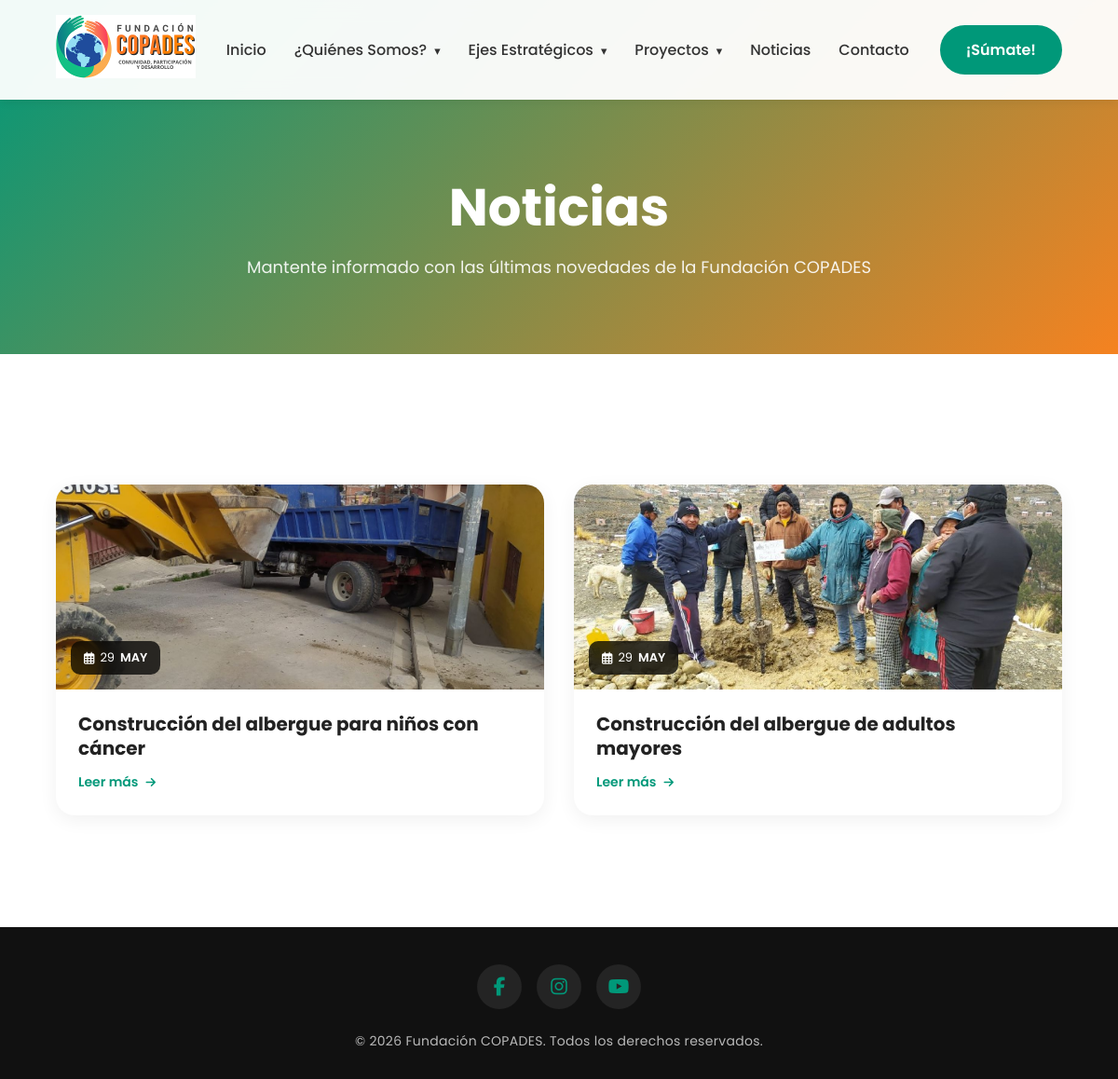
/pages/noticias.php, run on the app's committed database.
### tables this page shows
CREATE TABLE IF NOT EXISTS `noticias` (
  `id` int NOT NULL AUTO_INCREMENT,
  `titulo` varchar(255) NOT NULL,
  `fecha` date NOT NULL,
  `contenido` text NOT NULL,
  `imagen` varchar(255) DEFAULT NULL,
  `created_at` timestamp NULL DEFAULT CURRENT_TIMESTAMP,
  `updated_at` timestamp NULL DEFAULT CURRENT_TIMESTAMP ON UPDATE CURRENT_TIMESTAMP,
  PRIMARY KEY (`id`)
);

### includes/db.php (called while the page is built, shortened)
<?php
class Database {
    private static $instance = null;
    private $conn;
    private function __construct() {
        try {
            $dsn = "mysql:host=" . DB_HOST . ";port=" . DB_PORT . ";dbname=" . DB_NAME . ";charset=utf8mb4";
            $this->conn = new PDO($dsn, DB_USER, DB_PASS, [
                PDO::ATTR_ERRMODE            => PDO::ERRMODE_EXCEPTION,
                PDO::ATTR_DEFAULT_FETCH_MODE => PDO::FETCH_ASSOC,
                PDO::ATTR_EMULATE_PREPARES   => false,
            ]);
        } catch (PDOException $e) {
            error_log('Error de conexión BD: ' . $e->getMessage());
            die('Error de conexión a la base de datos. Por favor, intente más tarde.');
        }
    }
    public static function getInstance() {
        if (self::$instance === null) {
            self::$instance = new self();
        }
        return self::$instance;
    }
    public function query($sql, $params = []) {
        $stmt = $this->conn->prepare($sql);
        $stmt->execute($params);
        return $stmt;
    }
    public function fetchAll($sql, $params = []) {
        return $this->query($sql, $params)->fetchAll();
    }
}

### pages/noticias.php (the view, shortened to what this page needs)
<?php
require_once __DIR__ . '/../includes/db.php';
$db = Database::getInstance();
$noticias = $db->fetchAll("SELECT * FROM noticias ORDER BY fecha DESC, created_at DESC");
include __DIR__ . '/../partials/header.php';
?>
<section class="banner-page">
    <div class="container">
        <h1>Noticias</h1>
        <p style="font-size:18px;opacity:.9;margin-top:8px;">Mantente informado con las últimas novedades de la Fundación COPADES</p>
    </div>
</section>
<section class="section">
    <div class="container">
        <?php if (count($noticias) > 0): ?>
        <div class="news-grid">
            <?php foreach ($noticias as $noticia): ?>
            <article class="news-card">
                <a href="noticia.php?id=<?= $noticia['id'] ?>" class="news-card-link">
                    <div class="news-card-img">
                        <?php if ($noticia['imagen']): ?>
                            <img src="<?= BASE_URL ?>assets/uploads/<?= htmlspecialchars($noticia['imagen']) ?>" alt="<?= htmlspecialchars($noticia['titulo']) ?>">
                        <?php else: ?>
                            <div class="news-card-placeholder">
                                <i class="fas fa-newspaper"></i>
                            </div>
                        <?php endif; ?>
                        <div class="news-card-date">
                            <i class="far fa-calendar-alt"></i>
                            <?= date('d', strtotime($noticia['fecha'])) ?>
                            <span><?= date('M', strtotime($noticia['fecha'])) ?></span>
                        </div>
                    </div>
                    <div class="news-card-body">
                        <h3 class="news-card-title"><?= htmlspecialchars($noticia['titulo']) ?></h3>
                        <span class="news-card-more">Leer más <i class="fas fa-arrow-right"></i></span>
                    </div>
                </a>
            </article>
            <?php endforeach; ?>
        </div>
        <?php endif; ?>
    </div>
</section>
<?php include __DIR__ . '/../partials/footer.php'; ?>

### partials/header.php (shortened to what this page needs)
<!DOCTYPE html>
<html lang="es">
<head>
<link rel="stylesheet" href="<?= BASE_URL ?>assets/css/style.css">
<link rel="stylesheet" href="https://cdnjs.cloudflare.com/ajax/libs/font-awesome/6.5.1/css/all.min.css">
</head>
<body>
<header class="header">
<div class="container nav-container">
<a href="<?= BASE_URL ?>" class="logo">
<img src="<?= BASE_URL ?>assets/images/logo-horizontal2.png" alt="Logo COPADES">
</a>
<nav>
    <ul class="menu" id="menu">
    <li><a href="<?= BASE_URL ?>">Inicio</a></li>
    <li class="has-submenu">
        <a href="<?= BASE_URL ?>pages/quienessomos.php">¿Quiénes Somos?</a>
    </li>
    <li class="has-submenu">
        <a href="<?= BASE_URL ?>pages/ejesestrategicos.php">Ejes Estratégicos</a>
    </li>
    <li class="has-submenu">
        <a href="#">Proyectos</a>
    </li>
    <li><a href="<?= BASE_URL ?>pages/noticias.php">Noticias</a></li>
    <li><a href="<?= BASE_URL ?>pages/contacto.php">Contacto</a></li>
    </ul>
</nav>
<a href="#" class="btn-top">¡Súmate!</a>
</div>
</header>

### partials/footer.php (shortened to what this page needs)
<footer class="footer">
<div class="container">
<div class="footer-content">
    <div class="footer-social">
        <a href="<?= FACEBOOK_URL ?>" class="social-icon" target="_blank" rel="noopener" aria-label="Facebook" title="Facebook">
            <i class="fab fa-facebook-f" aria-hidden="true"></i>
        </a>
        <a href="<?= INSTAGRAM_URL ?>" class="social-icon" target="_blank" rel="noopener" aria-label="Instagram" title="Instagram">
            <i class="fab fa-instagram" aria-hidden="true"></i>
        </a>
        <a href="<?= YOUTUBE_URL ?>" class="social-icon" target="_blank" rel="noopener" aria-label="YouTube" title="YouTube">
            <i class="fab fa-youtube" aria-hidden="true"></i>
        </a>
    </div>
    <p class="footer-copy">© <?php echo date('Y');?> Fundación COPADES. Todos los derechos reservados.</p>
</div>
</div>
</footer>
</body>
</html>

### assets/css/style.css (style rules this page uses)
* { margin:0;padding:0;box-sizing:border-box; }
body { font-family:'Poppins',sans-serif;background:#f5f5f5;color:#222;overflow-x:hidden; }
.container { width:90%;max-width:1280px;margin:auto; }
.header { position:fixed; top:0; width:100%; background:rgba(255,255,255,.95); backdrop-filter:blur(10px); z-index:999; box-shadow:0 2px 10px rgba(0,0,0,.08); }
.nav-container { display:flex; align-items:center; justify-content:space-between; padding:16px 0; }
.logo img { height:68px; }
.menu { display:flex; gap:30px; list-style:none; }
.menu a { text-decoration:none; color:#333; font-weight:500; transition:.3s; }
.menu li { position:relative; }
.menu li.has-submenu > a::after { content:'▾'; margin-left:8px; font-size:0.8rem; }
.btn-top { background:#009879; padding:14px 28px; border-radius:40px; text-decoration:none; color:white; font-weight:600; }
.section { padding:120px 0; background:white; }
.banner-page { padding-top:180px; padding-bottom:80px; background:linear-gradient(135deg,#009879,#f58220); color:white; text-align:center; }
.banner-page h1 { font-size:56px; }
.footer { background:#111; padding:40px 0 30px; color:white; text-align:center; }
.footer-content { display:flex; flex-direction:column; align-items:center; gap:24px; }
.footer-social { display:flex; gap:16px; }
.social-icon { display:inline-flex; align-items:center; justify-content:center; width:48px; height:48px; border-radius:50%; background:rgba(255,255,255,.08); color:#009879; font-size:20px; text-decoration:none; transition:.3s ease; }
.footer-copy { font-size:14px; opacity:.7; letter-spacing:.3px; }
.news-grid { display:grid; grid-template-columns:repeat(auto-fill,minmax(340px,1fr)); gap:32px; margin-top:20px; }
.news-card { background:white; border-radius:20px; overflow:hidden; box-shadow:0 5px 20px rgba(0,0,0,.06); transition:.4s cubic-bezier(.22,1,.36,1); }
.news-card-link { text-decoration:none; color:inherit; display:block; }
.news-card-img { position:relative; overflow:hidden; height:220px; }
.news-card-img img { width:100%; height:100%; object-fit:cover; transition:.5s ease; }
.news-card-date { position:absolute; bottom:16px; left:16px; background:rgba(0,0,0,.75); backdrop-filter:blur(8px); color:white; padding:8px 14px; border-radius:10px; font-size:13px; display:flex; align-items:center; gap:6px; }
.news-card-date span { text-transform:uppercase; font-weight:600; }
.news-card-body { padding:24px; }
.news-card-title { font-size:20px; font-weight:700; color:#222; margin-bottom:10px; line-height:1.3; }
.news-card-more { display:inline-flex; align-items:center; gap:8px; color:#009879; font-weight:600; font-size:14px; transition:.3s; }
.news-card-more i { transition:transform .3s; font-size:12px; }

### data on the page
noticias: imagen (picture), fecha "29", fecha "MAY", titulo "Construcción del albergue para niños con cáncer"
noticias: imagen (picture), fecha "29", fecha "MAY", titulo "Construcción del albergue de adultos mayores"
